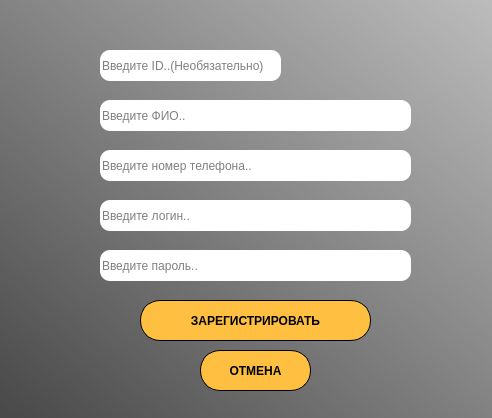
<?xml version="1.0" encoding="UTF-8"?>
<ui version="4.0">
 <class>MainWindow</class>
 <widget class="QMainWindow" name="MainWindow">
  <property name="geometry">
   <rect>
    <x>0</x>
    <y>0</y>
    <width>492</width>
    <height>418</height>
   </rect>
  </property>
  <property name="windowTitle">
   <string>MainWindow</string>
  </property>
  <widget class="QWidget" name="centralwidget">
   <widget class="QLabel" name="label">
    <property name="geometry">
     <rect>
      <x>-6</x>
      <y>-5</y>
      <width>631</width>
      <height>511</height>
     </rect>
    </property>
    <property name="styleSheet">
     <string notr="true">background-color: qlineargradient(spread:reflect, x1:0.0201244, y1:0.96, x2:1, y2:0, stop:0.0746269 rgba(74, 74, 74, 255), stop:0.950249 rgba(197, 197, 197, 255));</string>
    </property>
    <property name="text">
     <string/>
    </property>
   </widget>
   <widget class="QPushButton" name="pushButton">
    <property name="geometry">
     <rect>
      <x>140</x>
      <y>300</y>
      <width>231</width>
      <height>41</height>
     </rect>
    </property>
    <property name="font">
     <font>
      <weight>75</weight>
      <bold>true</bold>
     </font>
    </property>
    <property name="styleSheet">
     <string notr="true">border-color: rgb(255, 249, 62);
border-radius: 20px;
background-color: rgb(255, 192, 66);
border: 1px solid #000000</string>
    </property>
    <property name="text">
     <string>ЗАРЕГИСТРИРОВАТЬ</string>
    </property>
   </widget>
   <widget class="QPushButton" name="pushButton_2">
    <property name="geometry">
     <rect>
      <x>200</x>
      <y>350</y>
      <width>111</width>
      <height>41</height>
     </rect>
    </property>
    <property name="font">
     <font>
      <weight>75</weight>
      <bold>true</bold>
     </font>
    </property>
    <property name="styleSheet">
     <string notr="true">border-color: rgb(255, 249, 62);
border-radius: 20px;
background-color: rgb(255, 192, 66);
border: 1px solid #000000</string>
    </property>
    <property name="text">
     <string>ОТМЕНА</string>
    </property>
   </widget>
   <widget class="QLineEdit" name="lineEdit">
    <property name="geometry">
     <rect>
      <x>100</x>
      <y>100</y>
      <width>311</width>
      <height>31</height>
     </rect>
    </property>
    <property name="styleSheet">
     <string notr="true">border-radius: 10px;</string>
    </property>
    <property name="placeholderText">
     <string>Введите ФИО..</string>
    </property>
   </widget>
   <widget class="QLineEdit" name="lineEdit_2">
    <property name="geometry">
     <rect>
      <x>100</x>
      <y>150</y>
      <width>311</width>
      <height>31</height>
     </rect>
    </property>
    <property name="styleSheet">
     <string notr="true">border-radius: 10px;</string>
    </property>
    <property name="placeholderText">
     <string>Введите номер телефона..</string>
    </property>
   </widget>
   <widget class="QLineEdit" name="lineEdit_3">
    <property name="geometry">
     <rect>
      <x>100</x>
      <y>200</y>
      <width>311</width>
      <height>31</height>
     </rect>
    </property>
    <property name="styleSheet">
     <string notr="true">border-radius: 10px;</string>
    </property>
    <property name="placeholderText">
     <string>Введите логин..</string>
    </property>
   </widget>
   <widget class="QLineEdit" name="lineEdit_4">
    <property name="geometry">
     <rect>
      <x>100</x>
      <y>250</y>
      <width>311</width>
      <height>31</height>
     </rect>
    </property>
    <property name="styleSheet">
     <string notr="true">border-radius: 10px;</string>
    </property>
    <property name="placeholderText">
     <string>Введите пароль..</string>
    </property>
   </widget>
   <widget class="QLineEdit" name="lineEdit_5">
    <property name="geometry">
     <rect>
      <x>100</x>
      <y>50</y>
      <width>181</width>
      <height>31</height>
     </rect>
    </property>
    <property name="styleSheet">
     <string notr="true">border-radius: 10px;</string>
    </property>
    <property name="placeholderText">
     <string>Введите ID..(Необязательно)</string>
    </property>
   </widget>
   <widget class="QLabel" name="label_2">
    <property name="geometry">
     <rect>
      <x>60</x>
      <y>250</y>
      <width>31</width>
      <height>31</height>
     </rect>
    </property>
    <property name="text">
     <string/>
    </property>
    <property name="pixmap">
     <pixmap resource="D:/PyQt/zal.qrc">:/img/C:/Users/Игорь/Downloads/cslogin_104358.png</pixmap>
    </property>
    <property name="scaledContents">
     <bool>true</bool>
    </property>
   </widget>
   <widget class="QLabel" name="label_3">
    <property name="geometry">
     <rect>
      <x>60</x>
      <y>100</y>
      <width>31</width>
      <height>31</height>
     </rect>
    </property>
    <property name="text">
     <string/>
    </property>
    <property name="pixmap">
     <pixmap resource="D:/PyQt/zal.qrc">:/img/C:/Users/Игорь/Downloads/user-orange_25327.png</pixmap>
    </property>
    <property name="scaledContents">
     <bool>true</bool>
    </property>
   </widget>
   <widget class="QLabel" name="label_4">
    <property name="geometry">
     <rect>
      <x>60</x>
      <y>200</y>
      <width>31</width>
      <height>31</height>
     </rect>
    </property>
    <property name="text">
     <string/>
    </property>
    <property name="pixmap">
     <pixmap resource="D:/PyQt/zal.qrc">:/img/C:/Users/Игорь/Downloads/message_12953390.png</pixmap>
    </property>
    <property name="scaledContents">
     <bool>true</bool>
    </property>
   </widget>
   <widget class="QLabel" name="label_5">
    <property name="geometry">
     <rect>
      <x>60</x>
      <y>150</y>
      <width>31</width>
      <height>31</height>
     </rect>
    </property>
    <property name="text">
     <string/>
    </property>
    <property name="pixmap">
     <pixmap resource="D:/PyQt/zal.qrc">:/img/C:/Users/Игорь/Downloads/calling_12550156.png</pixmap>
    </property>
    <property name="scaledContents">
     <bool>true</bool>
    </property>
   </widget>
   <widget class="QLabel" name="label_6">
    <property name="geometry">
     <rect>
      <x>60</x>
      <y>50</y>
      <width>31</width>
      <height>31</height>
     </rect>
    </property>
    <property name="text">
     <string/>
    </property>
    <property name="pixmap">
     <pixmap resource="D:/PyQt/zal.qrc">:/img/C:/Users/Игорь/Downloads/id-card_5796902.png</pixmap>
    </property>
    <property name="scaledContents">
     <bool>true</bool>
    </property>
   </widget>
  </widget>
 </widget>
 <resources>
  <include location="D:/PyQt/zal.qrc"/>
 </resources>
 <connections/>
</ui>
